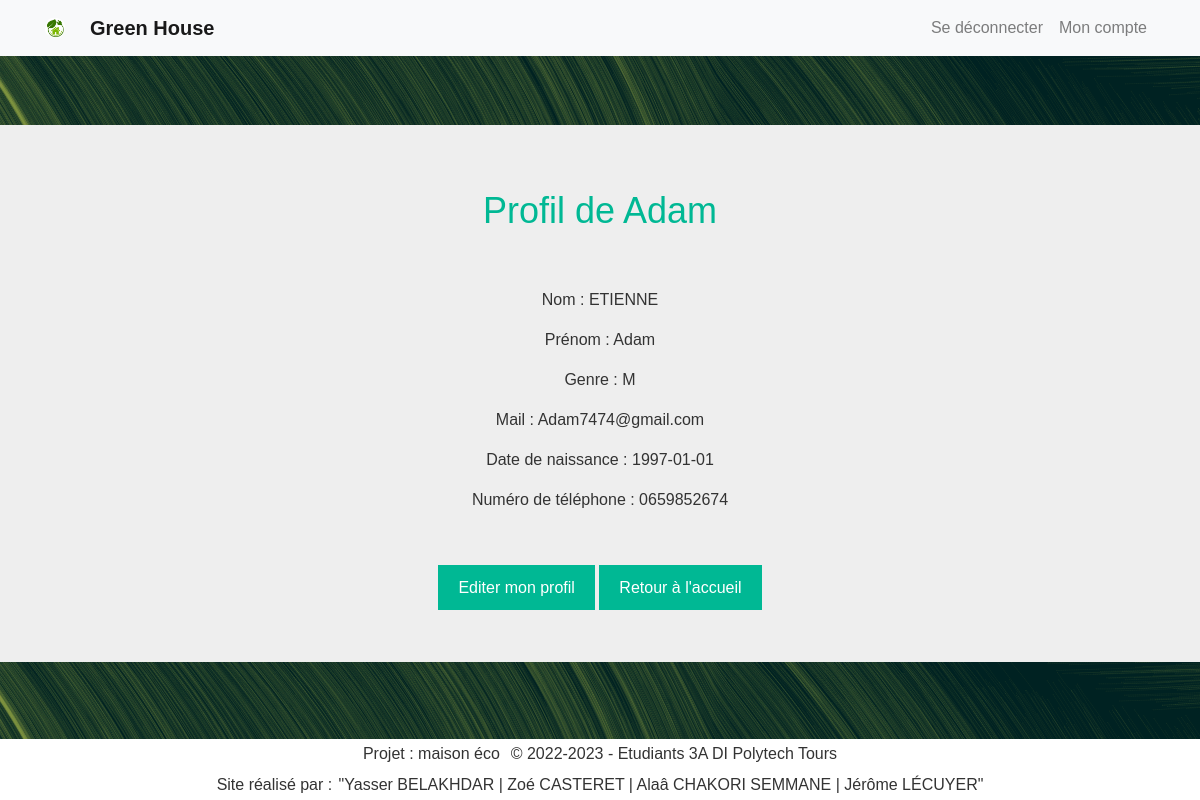
Screenshot of /Page_accueil/gestion_compte.php (signed in) with the database file from the repository.
### tables this page shows
CREATE TABLE InfoPersonne(
   idPersonne INT AUTO_INCREMENT,
   nom VARCHAR(50)  NOT NULL,
   dateNais DATE,
   genre CHAR(1) ,
   mail VARCHAR(50)  NOT NULL,
   numTel CHAR(10) ,
   prenom VARCHAR(50)  NOT NULL,
   PRIMARY KEY(idPersonne),
   UNIQUE(mail)
);

### WEB/Page_accueil/gestion_compte.php (the view, shortened to what this page needs)
<?php
$ROOT = "../";
require_once '../common/main.php';
$requser = $bdd->prepare('SELECT * FROM InfoPersonne WHERE idPersonne = ?');
$requser->execute(array($sessionId));
$userinfo = $requser->fetch();
?>
<html>
<head>
    <?php require_once "{$ROOT}common/header.php"; ?>
    <div class="mt-5 text-center">
        <h2>Profil de <?php echo $userinfo['prenom']; ?></h2>
        <br /><br />
            <p>Nom : <?php echo $userinfo['nom']; ?></p>
            <p>Prénom : <?php echo $userinfo['prenom']; ?></p>
            <p>Genre : <?php echo $userinfo['genre']; ?></p>
            <p>Mail : <?php echo $userinfo['mail']; ?></p>
            <p>Date de naissance : <?php echo $userinfo['dateNais']; ?></p>
            <p>Numéro de téléphone : <?php echo $userinfo['numTel']; ?></p>
        <br /><br />
        <a class="bouton" href="edition_profil.php">Editer mon profil</a>
        <a class="bouton" href="Page_accueil.php">Retour à l'accueil</a>
    </div>
    <?php require_once "{$ROOT}common/footer.php"; ?>

### WEB/common/style/main.css (style rules this page uses)
html { height: 100%; }
body { font-family: Arial, sans-serif; color: #333; background-color: #eee; margin: 0; min-height: 100%; display: flex; flex-direction: column; }
h2 { font-size: 36px; text-align: center; }
h2, h3, h4, h5, h6 { color: #00b894; }
button, .header-right > a, .bouton, .bouton-retour { background-color: #00b894; color: #fff; padding: 14px 20px; margin: 8px 0; border: none; cursor: pointer; text-align: center; text-decoration: none; }

### rows the page displays
infopersonne: prenom "Adam", nom "ETIENNE", genre "M", mail "Adam7474@gmail.com", dateNais "1997-01-01", numTel "0659852674"
